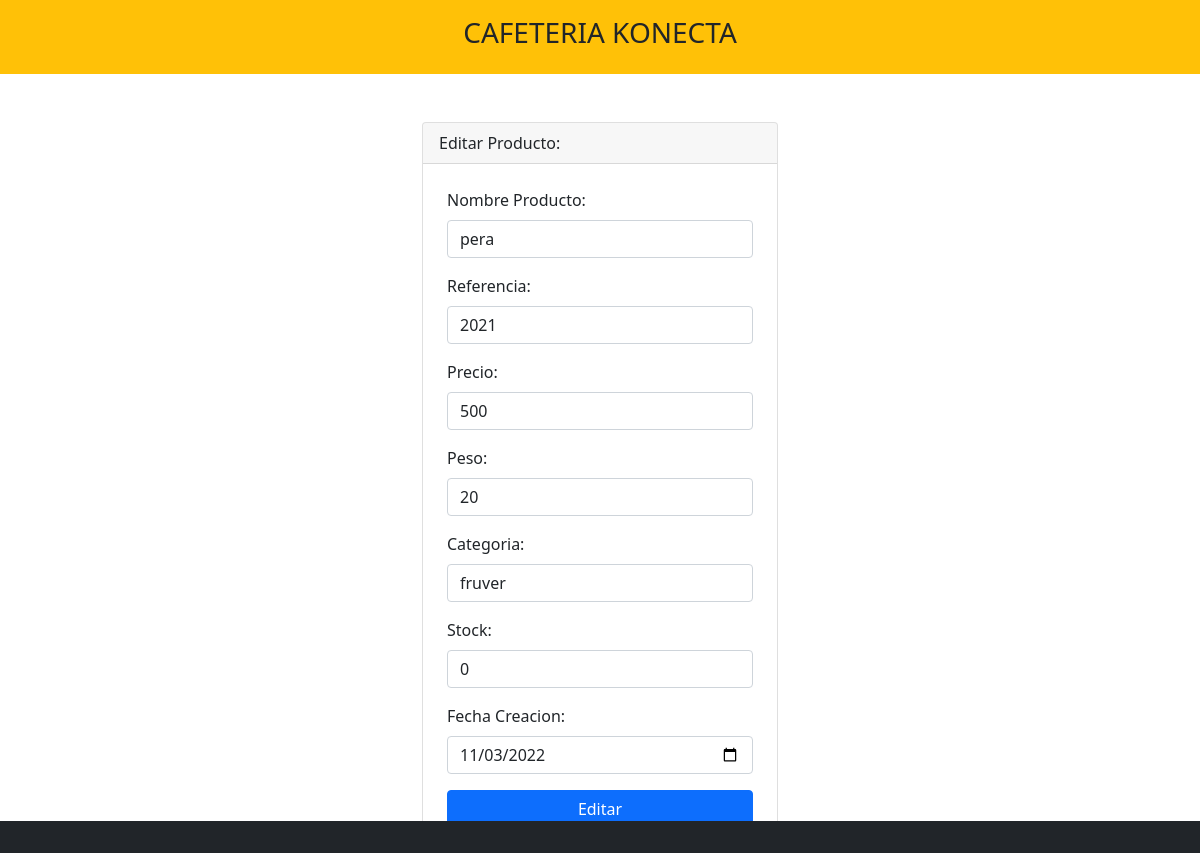
The page /editar.php?id=2 on the database its author committed.
### tables this page shows
CREATE TABLE `producto` (
  `id` int(11) NOT NULL,
  `Nombre_Producto` varchar(200) NOT NULL,
  `Referencia` varchar(200) NOT NULL,
  `Precio` int(10) NOT NULL,
  `Peso` int(10) NOT NULL,
  `Categoria` varchar(200) NOT NULL,
  `Stock` int(10) NOT NULL,
  `Fecha_Creacion` date NOT NULL
);

### editar.php (the view, shortened to what this page needs)
<?php include 'template/header.php' ?>
<?php
     include_once 'model/conexion.php';
     $id=$_GET['id'];
    $sentencia = $bd->prepare("select * from  producto where id = ?;");
    $sentencia->execute([$id]);
    $producto = $sentencia->fetch(PDO::FETCH_OBJ);
?>
<div class="container mt-5">
    <div class="row justify-content-center">
        <div class="col-md-4">
            <div class="card">
                <div class="card-header">
                    Editar Producto:
                </div>
                <form class="p-4" method="POST" action="editarProceso.php">
                    <div class="mb-3">
                        <label class="form-label">Nombre Producto: </label>
                        <input type="text" class="form-control" name="txtNombre" required
                        value="<?php echo $producto->Nombre_Producto; ?>">
                    </div>
                     <div class="mb-3">
                        <label class="form-label">Referencia: </label>
                        <input type="text" class="form-control" name="txtReferencia" required
                        value="<?php echo $producto->Referencia; ?>">
                    </div>
                    <div class="mb-3">
                        <label class="form-label">Precio: </label>
                        <input type="number" class="form-control" name="txtPrecio" autofocus required
                        value="<?php echo $producto->Precio; ?>">
                    </div>
                    <div class="mb-3">
                        <label class="form-label">Peso: </label>
                        <input type="number" class="form-control" name="txtPeso" autofocus required
                        value="<?php echo $producto->Peso; ?>">
                    </div>
                    <div class="mb-3">
                        <label class="form-label">Categoria: </label>
                        <input type="text" class="form-control" name="txtCategoria" autofocus required
                        value="<?php echo $producto->Categoria; ?>">
                    </div>
                     <div class="mb-3">
                        <label class="form-label">Stock: </label>
                        <input type="number" class="form-control" name="txtStock" autofocus required
                        value="<?php echo $producto->Stock; ?>">
                    </div>
                     <div class="mb-3">
                        <label class="form-label">Fecha Creacion: </label>
                        <input type="date" class="form-control" name="txtFecha" autofocus required
                        value="<?php echo $producto->Fecha_Creacion; ?>">
                    </div>
                    <div class="d-grid">
                        <input type="submit" class="btn btn-primary" value="Editar">
                    </div>
                </form>
            </div>
        </div>
    </div>
</div>
<?php include 'template/footer.php' ?>

### rows shown on the page
producto: txtNombre "pera", txtReferencia "2021", txtPrecio "500", txtPeso "20", txtCategoria "fruver", txtStock "0", txtFecha "11/03/2022"
